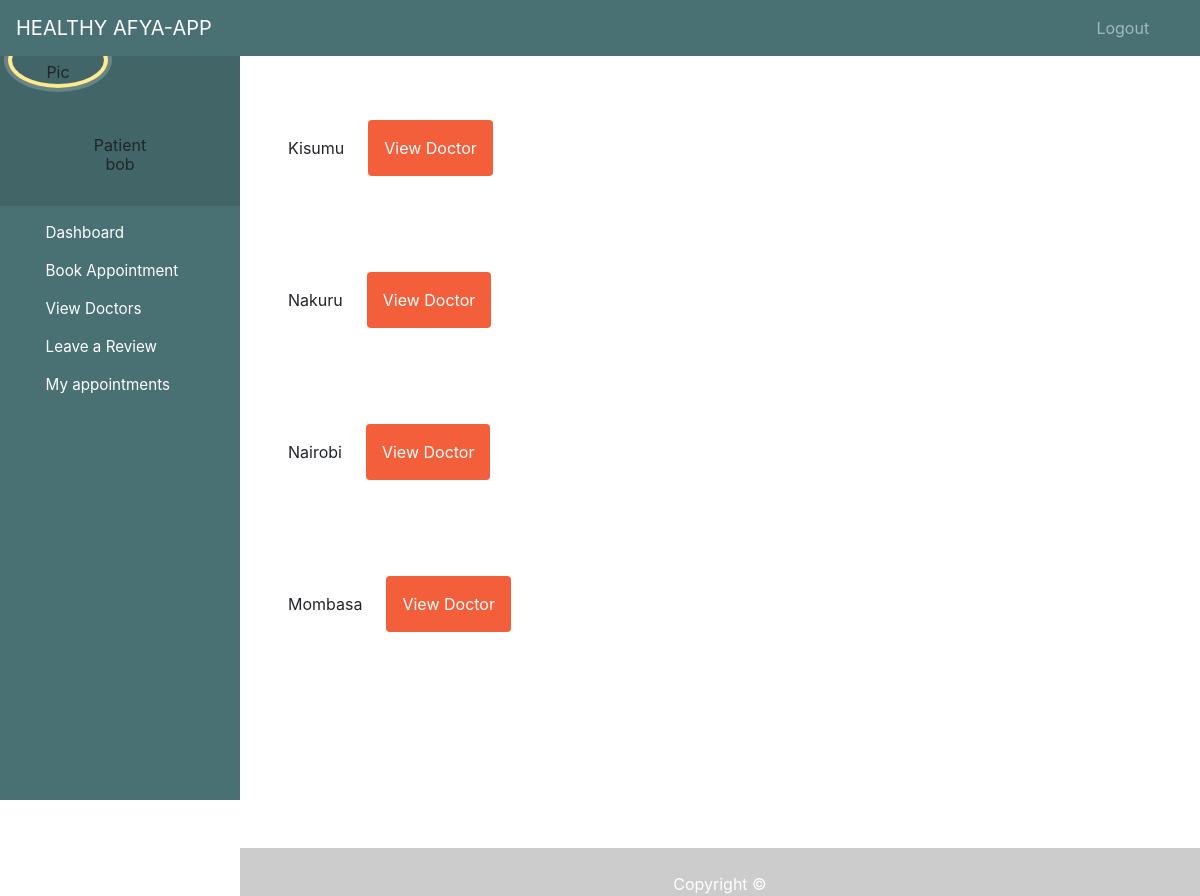
Screenshot of /patient/dashboard/content/book-appointment (signed in) with the database file from the repository.
### bookingapp/models.py (models this page shows)
class County(models.Model):
    NBI = 'Nairobi'
    MSA = 'Mombasa'
    NKR = 'Nakuru'
    KSM = 'Kisumu'
    COUNTY_OPTIONS = [
        (NBI, 'Nairobi'),
        (MSA, 'Mombasa'),
         (NKR, 'Nakuru'),
        (KSM, 'Kisumu'),
    ]
    county = models.CharField(max_length=255, choices=COUNTY_OPTIONS, null=True)
    def __str__(self):
        return self.county

### bookingapp/views.py (the view)
# urls.py: path('patient/dashboard/content/book-appointment', views.book_appointment, name= 'book-appointment'),
def book_appointment(request):
    counties = County.objects.all()
    return render(request, 'patient/book_appointment.html',{'counties': counties})

### bookingapp/templates/patient/book_appointment.html (shortened to what this page needs)
{% extends 'patient/dashboard.html' %}
{% load tailwind_tags %}
{% block content %}
<!DOCTYPE html>
<html lang="en">
<head>
    {% tailwind_css %}
</head>
<body>
    {% for county in counties %}
    <div class="relative container mx-auto p-6">
        <div class="flex space-x-6 p-6">
    <li class="flex items-center justify-between"> <a href="{% url 'county' county.id %}">{{ county }} </a></li>
    <a href="{% url 'doctor-by-county' county.id %}" class="p-3 px-6 pt-2 text-white bg-brightRed rounded baseline hover:bg-brightRedLight">
        View Doctor
    </a>
   </div>
</div>
    {% endfor %}
</body>
</html>
{% endblock %}

### bookingapp/templates/patient/dashboard.html (shortened to what this page needs)
<!DOCTYPE html>
{% load static %}
<html lang="en">
<head>
  <link rel="stylesheet" href="https://stackpath.bootstrapcdn.com/bootstrap/4.3.1/css/bootstrap.min.css">
  <link rel="stylesheet" href="https://maxcdn.bootstrapcdn.com/font-awesome/4.7.0/css/font-awesome.min.css">
</head>
<body>
  <nav class="menu" tabindex="0">
    <header class="avatar">
      <img src="{% static patient.profile_pic.url %}" alt="Profile Pic" />
      <br><br>
      <h6>Patient</h6>
      <h2>{{request.user.first_name}}</h2>
    </header>
    <ul>
      <li tabindex="0" class="icon-dashboard"> <a style="color:white; text-decoration:none;" href="{% url 'dashboard-content' %}"><span>Dashboard</span></a> </li>
      <li tabindex="0" class="icon-calendar"> <a style="color:white; text-decoration:none;" href="{% url 'book-appointment' %}"><span>Book Appointment</span></a></li>
      <li tabindex="0" class="icon-calendar"> <a style="color:white; text-decoration:none;" href="{% url 'all-doctors' %}"><span>View Doctors</span></a></li>
      <li tabindex="0" class="icon-calendar"> <a style="color:white; text-decoration:none;" href="{% url 'patient-reviews' %}"><span>Leave a Review</span></a></li>
      <li tabindex="0" class="icon-users"> <a style="color:white; text-decoration:none;" href="{% url 'view-_all-appointments' %} "><span>My appointments</span></a></li>
    </ul>
  </nav>
  <main>
    <div class="bs-example">
      <nav class="navbar navbar-expand-md  navbar-dark fixed-top" style="background:#497174;">
        <a href="#" class="navbar-brand">HEALTHY AFYA-APP</a>
        <div class="collapse navbar-collapse justify-content-between" id="navbarCollapse">
          <div class="navbar-nav" style=" margin-left: 90%;">
            <a href="{% url 'logout' %}" class="nav-item nav-link">Logout</a>
          </div>
        </div>
      </nav>
    </div>
    <br><br>
    {% block content %}
    {% endblock content %}
    <br><br><br><br><br><br><br>
    <footer>
      <br>
      <div class="container">
        <div class="row">
          <div class="col-md-12 col-sm-12">
            <div style="color:#ffffff;" class="wow fadeInUp footer-copyright">
              <p>
                Copyright &copy;  </p>
            </div>
          </div>
        </div>
      </div>
    </footer>
  </main>
</body>
</html>

### rows the page displays
County: county "Kisumu"
County: county "Nakuru"
County: county "Nairobi"
County: county "Mombasa"

### other values shown
{{ request.user.first_name }} "bob"
